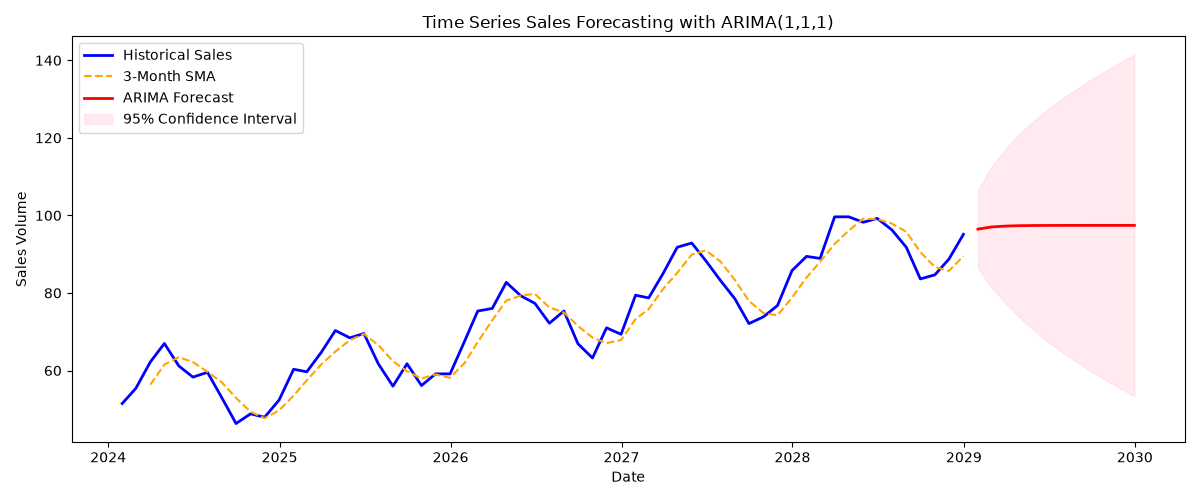

Generate this figure with Python:
"""
Day 68: Time Series Analysis & Forecasting (ARIMA & Moving Averages)
Topic: Time Series, Moving Averages (SMA/EMA), Stationarity (ADF Test), ARIMA Model
Description:
    This exercise covers introductory time series analysis and forecasting:
    - Synthetic time series with linear trend, seasonal component, and noise
    - Calculating Simple Moving Averages (SMA) and Exponential Moving Averages (EMA)
    - Stationarity testing with Augmented Dickey-Fuller (ADF) test
    - Fitting an ARIMA(1,1,1) model using statsmodels and forecasting future steps
"""

import numpy as np
import pandas as pd
import matplotlib.pyplot as plt
from statsmodels.tsa.stattools import adfuller
from statsmodels.tsa.arima.model import ARIMA

plt.switch_backend('Agg')

def generate_time_series(n_periods=60, random_state=42):
    np.random.seed(random_state)
    time = np.arange(n_periods)
    trend = 0.8 * time
    seasonality = 10 * np.sin(2 * np.pi * time / 12)
    noise = np.random.normal(0, 3, size=n_periods)
    series = 50 + trend + seasonality + noise
    
    dates = pd.date_range(start='2024-01-01', periods=n_periods, freq='ME')
    return pd.Series(series, index=dates, name='Sales')

def main():
    print("=" * 70)
    print("DAY 68: Time Series Analysis & ARIMA Forecasting")
    print("=" * 70)

    # 1. Generate Synthetic Monthly Sales Series
    ts = generate_time_series(60)
    print(f"Time Series generated: {len(ts)} monthly observations.")
    print(f"Date range: {ts.index[0].strftime('%Y-%m')} to {ts.index[-1].strftime('%Y-%m')}")

    # 2. Compute Moving Averages
    sma_3 = ts.rolling(window=3).mean()
    ema_3 = ts.ewm(span=3, adjust=False).mean()

    # 3. Stationarity Test (Augmented Dickey-Fuller)
    adf_result = adfuller(ts)
    print("\n--- Augmented Dickey-Fuller (ADF) Test ---")
    print(f"ADF Statistic: {adf_result[0]:.4f}")
    print(f"p-value: {adf_result[1]:.4f}")
    print("Stationary?" if adf_result[1] < 0.05 else "Non-Stationary (Needs Differencing).")

    # 4. Fit ARIMA(1, 1, 1) Model
    print("\nFitting ARIMA(1, 1, 1) Model...")
    model = ARIMA(ts, order=(1, 1, 1))
    model_fit = model.fit()

    print(model_fit.summary().tables[1])

    # 5. Out-of-Sample Forecast for next 12 months
    forecast_steps = 12
    forecast_obj = model_fit.get_forecast(steps=forecast_steps)
    forecast_mean = forecast_obj.predicted_mean
    conf_int = forecast_obj.conf_int()

    print(f"\n--- 12-Month Sales Forecast ---")
    print(forecast_mean.round(2))

    # Plot historical series & forecast
    plt.figure(figsize=(12, 5))
    plt.plot(ts.index, ts, label='Historical Sales', color='blue', lw=2)
    plt.plot(sma_3.index, sma_3, label='3-Month SMA', color='orange', linestyle='--')
    plt.plot(forecast_mean.index, forecast_mean, label='ARIMA Forecast', color='red', lw=2)
    plt.fill_between(forecast_mean.index, conf_int.iloc[:, 0], conf_int.iloc[:, 1], color='pink', alpha=0.3, label='95% Confidence Interval')

    plt.title('Time Series Sales Forecasting with ARIMA(1,1,1)')
    plt.xlabel('Date')
    plt.ylabel('Sales Volume')
    plt.legend()

    plt.tight_layout()
    output_png = "ml-exercise/week-10/day68_forecasting.png"
    plt.savefig(output_png)
    plt.close()
    print(f"\nTime series forecast plot saved to '{output_png}'.")

if __name__ == '__main__':
    main()
